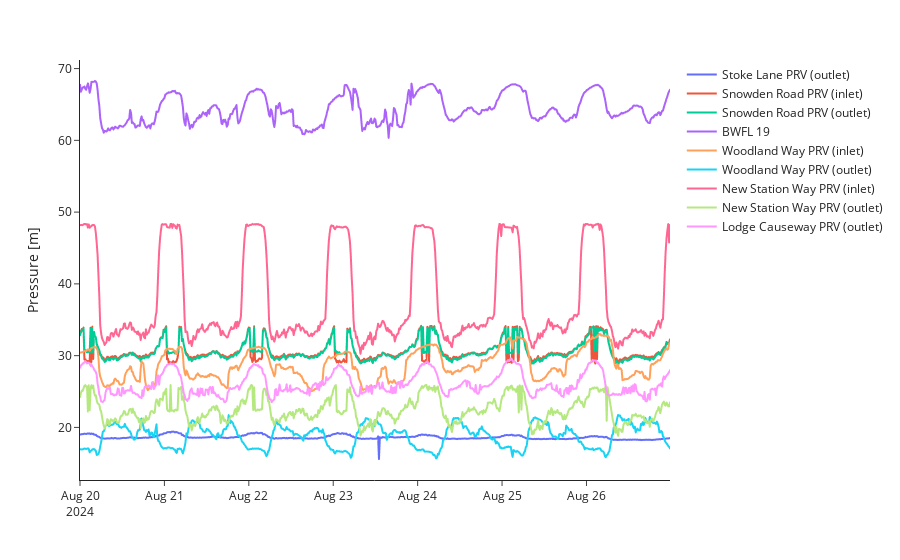

The cell this chart's notebook holds for it:
### Markdown cell above
Pressure data @ DMA inlets and control valve locations.

### Code cell
try:
    pressure_bwfl_ids = ['BWFL 19', 'Stoke Lane PRV (outlet)', 'Snowden Road PRV (inlet)', 'Snowden Road PRV (outlet)', 'New Station Way PRV (inlet)', 'New Station Way PRV (outlet)', 'Lodge Causeway PRV (outlet)', 'Woodland Way PRV (outlet)', 'Woodland Way PRV (inlet)']
    # pressure_bwfl_ids = pressure_df['bwfl_id'].unique()
    plot_pressure_df = pressure_df[pressure_df['bwfl_id'].isin(pressure_bwfl_ids)]
    fig = px.line(
        plot_pressure_df,
        x='datetime',
        y='mean',
        color='bwfl_id',
    )
    fig.update_layout(
        xaxis_title='',
        yaxis_title='Pressure [m]',
        legend_title_text='',
        template='simple_white',
        height=450,
    )
    fig.show()
except:
    print("Plotting data not available.")

### Figure 1 — Plotly figure (JSON) as saved in the notebook; plotly's stock layout.template omitted (floating-point values rounded to 4 significant figures; data arrays with more than 128 entries replaced by an {"elided": "..."} marker saying what was removed)
{"data": [{"hovertemplate": "bwfl_id=Stoke Lane PRV (outlet)<br>datetime=%{x}<br>mean=%{y}<extra></extra>", "legendgroup": "Stoke Lane PRV (outlet)", "line": {"color": "#636efa", "dash": "solid"}, "marker": {"symbol": "circle"}, "mode": "lines", "name": "Stoke Lane PRV (outlet)", "showlegend": true, "type": "scattergl", "x": {"elided": "672 str values"}, "xaxis": "x", "y": {"elided": "672 float values"}, "yaxis": "y"}, {"hovertemplate": "bwfl_id=Snowden Road PRV (inlet)<br>datetime=%{x}<br>mean=%{y}<extra></extra>", "legendgroup": "Snowden Road PRV (inlet)", "line": {"color": "#EF553B", "dash": "solid"}, "marker": {"symbol": "circle"}, "mode": "lines", "name": "Snowden Road PRV (inlet)", "showlegend": true, "type": "scattergl", "x": {"elided": "672 str values"}, "xaxis": "x", "y": {"elided": "672 float values"}, "yaxis": "y"}, {"hovertemplate": "bwfl_id=Snowden Road PRV (outlet)<br>datetime=%{x}<br>mean=%{y}<extra></extra>", "legendgroup": "Snowden Road PRV (outlet)", "line": {"color": "#00cc96", "dash": "solid"}, "marker": {"symbol": "circle"}, "mode": "lines", "name": "Snowden Road PRV (outlet)", "showlegend": true, "type": "scattergl", "x": {"elided": "672 str values"}, "xaxis": "x", "y": {"elided": "672 float values"}, "yaxis": "y"}, {"hovertemplate": "bwfl_id=BWFL 19<br>datetime=%{x}<br>mean=%{y}<extra></extra>", "legendgroup": "BWFL 19", "line": {"color": "#ab63fa", "dash": "solid"}, "marker": {"symbol": "circle"}, "mode": "lines", "name": "BWFL 19", "showlegend": true, "type": "scattergl", "x": {"elided": "672 str values"}, "xaxis": "x", "y": {"elided": "672 float values"}, "yaxis": "y"}, {"hovertemplate": "bwfl_id=Woodland Way PRV (inlet)<br>datetime=%{x}<br>mean=%{y}<extra></extra>", "legendgroup": "Woodland Way PRV (inlet)", "line": {"color": "#FFA15A", "dash": "solid"}, "marker": {"symbol": "circle"}, "mode": "lines", "name": "Woodland Way PRV (inlet)", "showlegend": true, "type": "scattergl", "x": {"elided": "672 str values"}, "xaxis": "x", "y": {"elided": "672 float values"}, "yaxis": "y"}, {"hovertemplate": "bwfl_id=Woodland Way PRV (outlet)<br>datetime=%{x}<br>mean=%{y}<extra></extra>", "legendgroup": "Woodland Way PRV (outlet)", "line": {"color": "#19d3f3", "dash": "solid"}, "marker": {"symbol": "circle"}, "mode": "lines", "name": "Woodland Way PRV (outlet)", "showlegend": true, "type": "scattergl", "x": {"elided": "672 str values"}, "xaxis": "x", "y": {"elided": "672 float values"}, "yaxis": "y"}, {"hovertemplate": "bwfl_id=New Station Way PRV (inlet)<br>datetime=%{x}<br>mean=%{y}<extra></extra>", "legendgroup": "New Station Way PRV (inlet)", "line": {"color": "#FF6692", "dash": "solid"}, "marker": {"symbol": "circle"}, "mode": "lines", "name": "New Station Way PRV (inlet)", "showlegend": true, "type": "scattergl", "x": {"elided": "672 str values"}, "xaxis": "x", "y": {"elided": "672 float values"}, "yaxis": "y"}, {"hovertemplate": "bwfl_id=New Station Way PRV (outlet)<br>datetime=%{x}<br>mean=%{y}<extra></extra>", "legendgroup": "New Station Way PRV (outlet)", "line": {"color": "#B6E880", "dash": "solid"}, "marker": {"symbol": "circle"}, "mode": "lines", "name": "New Station Way PRV (outlet)", "showlegend": true, "type": "scattergl", "x": {"elided": "672 str values"}, "xaxis": "x", "y": {"elided": "672 float values"}, "yaxis": "y"}, {"hovertemplate": "bwfl_id=Lodge Causeway PRV (outlet)<br>datetime=%{x}<br>mean=%{y}<extra></extra>", "legendgroup": "Lodge Causeway PRV (outlet)", "line": {"color": "#FF97FF", "dash": "solid"}, "marker": {"symbol": "circle"}, "mode": "lines", "name": "Lodge Causeway PRV (outlet)", "showlegend": true, "type": "scattergl", "x": {"elided": "672 str values"}, "xaxis": "x", "y": {"elided": "672 float values"}, "yaxis": "y"}], "layout": {"autosize": true, "legend": {"title": {"text": ""}, "tracegroupgap": 0}, "margin": {"t": 60}, "xaxis": {"anchor": "y", "autorange": true, "domain": [0, 1], "range": ["2024-08-20", "2024-08-26 23:45"], "title": {"text": ""}, "type": "date"}, "yaxis": {"anchor": "x", "autorange": true, "domain": [0, 1], "range": [12.67, 71.2], "title": {"text": "Pressure [m]"}, "type": "linear"}}}
